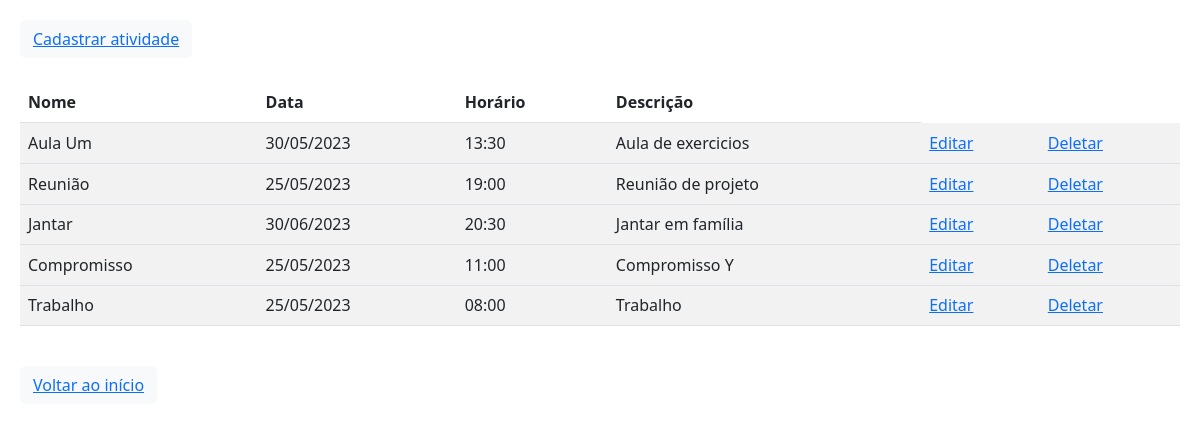
The app's page /paginas/atividadeList.php with its own data.
### tables this page shows
CREATE TABLE IF NOT EXISTS `atividade` (
  `id` int NOT NULL AUTO_INCREMENT,
  `nome` varchar(50) NOT NULL,
  `dia` varchar(20) NOT NULL,
  `hora` varchar(20) NOT NULL,
  `descricao` varchar(200) DEFAULT NULL,
  PRIMARY KEY (`id`)
);

### BD.class.php (called while the page is built, shortened)
<?php
class BD {
    private $host = "localhost";
    private $dbname = "db_atividade";
    private $port = 3306;
    private $usuario = "root";
    private $senha = "";
    private $db_charset = "utf8";
    public function conn(){
        $conn = "mysql:host=$this->host;dbname=$this->dbname;port=$this->port";
        return new PDO(
            $conn,
            $this->usuario,
            $this->senha,
            [PDO::MYSQL_ATTR_INIT_COMMAND => "SET NAMES ". $this->db_charset]
        );
    }
    public function select(){
        $conn = $this->conn();
        $sql = "SELECT * FROM atividade;";
        $st = $conn->prepare($sql);
        $st->execute();
        return $st->fetchAll(PDO::FETCH_CLASS);
    }
}

### paginas/atividadeList.php (the view, shortened to what this page needs)
<?php
    include "../BD.class.php";
    $conn = new BD();
    $load = $conn->select();
?>
<!DOCTYPE html>
<html lang="en">
<head>
    <link href="https://cdn.jsdelivr.net/npm/bootstrap@5.3.0-alpha3/dist/css/bootstrap.min.css" rel="stylesheet">
</head>
<body>
    <div style="margin: 20px;">
    <button type="button" class="btn btn-light"><a href="AtividadeForm.php">Cadastrar atividade</a></button>
<br><br>
    <table class="table table-striped table-hover" >
        <thead>
            <tr>
                <th>Nome</th>
                <th>Data</th>
                <th>Horário </th>
                <th>Descrição </th>
            </tr>
        </thead>
        <tbody>
        <?php
            foreach($load as $item){
                echo "<tr>";
                    echo "<td>".$item->nome."</td>";
                    echo "<td>".$item->dia."</td>";
                    echo "<td>".$item->hora."</td>";
                    echo "<td>".$item->descricao."</td>";
                    echo "<td> <a href='AtividadeForm.php?id=$item->id'>Editar</a></td>";
                    echo "<td> <a onclick='return confirm(\"Deseja excluir? \")' href='AtividadeList.php?id=$item->id'>Deletar</a></td>";
                echo "<tr>";
            }
        ?>
        </tbody>
    </table>
    <br>
    <button type="button" class="btn btn-light"><a href="../index.php">Voltar ao início</a></button>
    </div>
</body>
</html>

### records on screen
atividade: nome "Aula Um", dia "30/05/2023", hora "13:30", descricao "Aula de exercicios"
atividade: nome "Reunião", dia "25/05/2023", hora "19:00", descricao "Reunião de projeto"
atividade: nome "Jantar", dia "30/06/2023", hora "20:30", descricao "Jantar em família"
atividade: nome "Compromisso", dia "25/05/2023", hora "11:00", descricao "Compromisso Y"
atividade: nome "Trabalho", dia "25/05/2023", hora "08:00", descricao "Trabalho"
